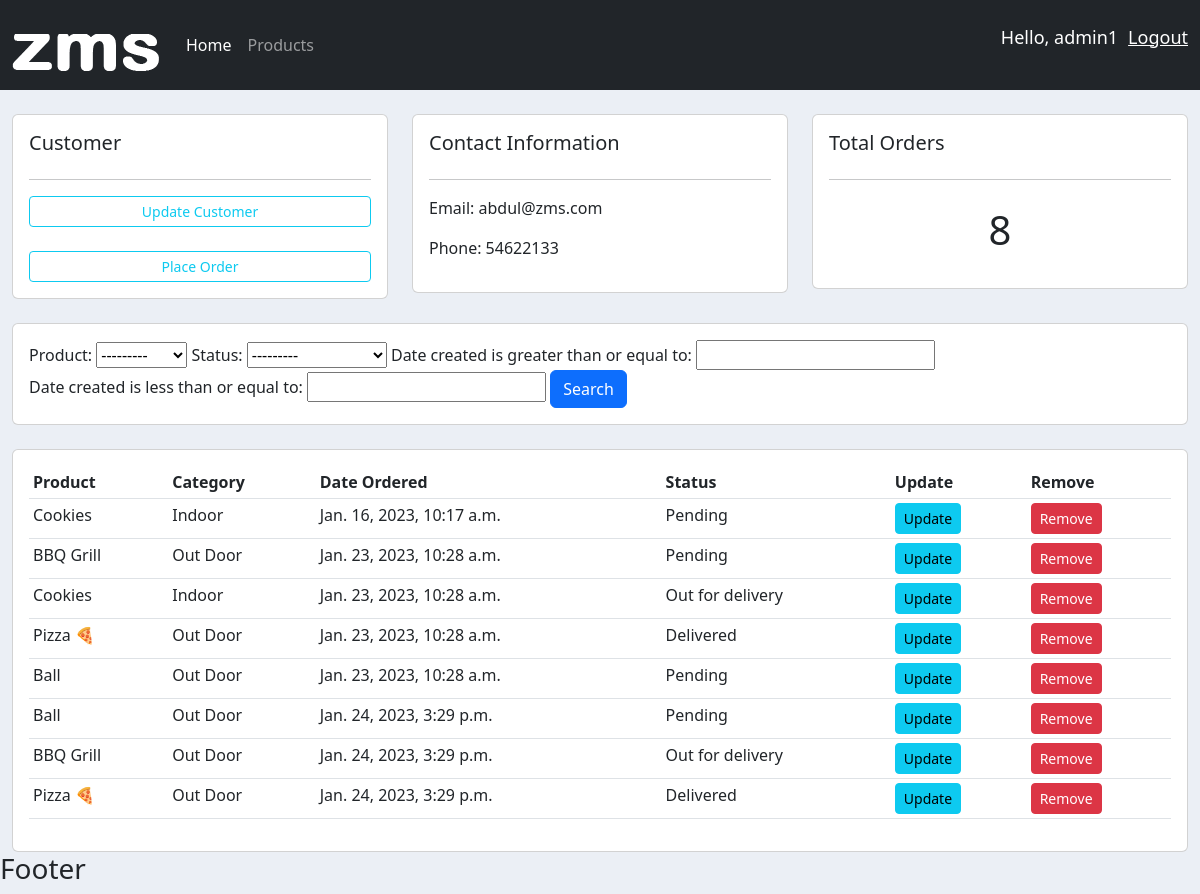
/customer/1/ (signed in), run on the app's committed database.
### accounts/models.py (models this page shows, shortened)
class Customer(models.Model):
    user = models.OneToOneField(User, blank=True,  null=True, on_delete=models.CASCADE)
    name = models.CharField(max_length=200, null=True)
    phone = models.CharField(max_length=200, null=True)
    profile_pic = models.ImageField(default='logo.png', null=True, blank=True)
    email = models.CharField(max_length=200, null=True)
    date_created = models.DateTimeField(auto_now=True)

class Order(models.Model):
    STATUS = (
        ('Pending', 'Pending'),
        ('Out for delivery', 'Out for delivery'),
        ('Delivered', 'Delivered'),
    )
    customer = models.ForeignKey(Customer, null=True, on_delete=models.CASCADE)
    product = models.ForeignKey(Product, null=True, on_delete=models.CASCADE)
    status = models.CharField(max_length=200, null=True, choices=STATUS)
    date_created = models.DateTimeField(auto_now=True)

class Product(models.Model):
    CATEGORY = (
        ('Indoor', 'Indoor'),
        ('Out Door', 'Out Door'),
    )
    name = models.CharField(max_length=200, null=True)
    price = models.FloatField()
    category = models.CharField(max_length=200, null=True, choices=CATEGORY)
    description = models.TextField()
    date_created =  models.DateTimeField(auto_now=True)
    tags = models.ManyToManyField(Tag)
    def __str__(self):
        return self.name

### accounts/decorators.py (the view)
        def wrapper_func(request, *args, **kwargs):
            group = None
            if request.user.groups.exists():
                group = request.user.groups.all()[0].name
            if group in allowed_roles:
                return view_func(request, *args, **kwargs)
            else:
                return HttpResponse("You are not authorized to view")

### accounts/views.py (called while the page is built)
@login_required(login_url="login")
@allowed_users(allowed_roles=['admin'])
def customer(request, customerId):
    customer = Customer.objects.get(id=customerId)
    orders = customer.order_set.all()
    orders_count = orders.count()
    myFilter = OrderFilter(request.GET, queryset=orders)
    orders = myFilter.qs
    context =  {"customer": customer, "orders":orders, "orders_count":orders_count , "myFilter": myFilter}
    return render(request, 'accounts/customer.html', context)

### accounts/templates/accounts/customer.html
{% extends 'accounts/base.html' %}
{% block content %}
<br>
<div class="row">
    <div class="col-md">
        <div class="card card-body">
            <h5>Customer</h5>
            <hr>
            <a class="btn btn-outline-info btn-sm btn-block" href="">
                Update Customer</a><br>
            <a class="btn btn-outline-info btn-sm btn-block" href="{% url 'create_order' customer.id  %}">
                Place Order</a>
        </div>
    </div>
    <div class="col-md">
        <div class="card card-body">
            <h5>Contact Information</h5>
            <hr>
            <p>Email: {{ customer.email }}</p>
            <p>Phone: {{ customer.phone }}</p>
        </div>
    </div>
    <div class="col-md">
        <div class="card card-body">
            <h5>Total Orders</h5>
            <hr>
            <h1 style="text-align: center; padding:10px ;">{{ orders_count }}</h1>
        </div>
    </div>
</div>
<br>
<div class="row">
    <div class="col">
        <div class="card card-body">
            <form action="">
                {{ myFilter.form }}
                <button class="btn btn-primary" type="submit"> Search</button>
            </form>
        </div>
    </div>
</div>
<br>
<div class="row">
    <div class="col-md">
        <div class="card card-body">
            <table class="table table-sm">
                <tr>
                    <th>Product</th>
                    <th>Category</th>
                    <th>Date Ordered</th>
                    <th>Status</th>
                    <th>Update</th>
                    <th>Remove</th>
                </tr>
                {% for order in orders %}
                <tr>
                    <td>{{ order.product }}</td>
                    <td>{{ order.product.category }}</td>
                    <td>{{ order.date_created }}</td>
                    <td>{{ order.status }}</td>
                    <td> <a href="{% url 'update_order' order.id %}" class="btn btn-sm btn-info">Update</a></td>
                    <td> <a href="{% url 'delete_order' order.id %}" class="btn btn-sm btn-danger" >Remove</a></td>
                </tr>
                {% endfor %}
            </table>
        </div>
    </div>
</div>
{% endblock %}

### accounts/templates/accounts/navbar.html (shortened to what this page needs)
{% load static %}
<nav class="navbar navbar-expand-lg navbar-dark bg-dark -3">
    <div class="container-fluid">
      <img src="{% static 'images/logo.png' %}" alt="logo">
      <div class="collapse navbar-collapse p-3" id="navbarNav">
        <ul class="navbar-nav">
          {% if request.user.is_staff %}
          <li class="nav-item">
            <a class="nav-link active" aria-current="page" href="{% url 'home' %}">Home</a>
          </li>
          <li class="nav-item">
            <a class="nav-link" href="{% url 'products' %}">Products</a>
          </li>
          {% else %}
          <li class="nav-item">
            <a class="nav-link" href="{% url 'account' %}">Settings</a>
          </li>
          {% endif %}
        </ul>
      </div>
          <p class="user_info" > Hello, {{  request.user }} </p>
          <p> <a class="user_info"  href="{% url 'logout' %}">Logout </a> </p>
    </div>
  </nav>

### accounts/static/css/main.css (style rules this page uses)
body { background-color: #ebeff5; }

### accounts/templates/accounts/navbar.html (style rules this page uses)
.user_info { color:white; font-size:18px; margin-left: 10px; text-decoratio: none; }

### data on the page
Customer: email "abdul@zms.com", phone "54622133"
Order: product "Cookies", product.category "Indoor", date_created "Jan. 16, 2023, 10:17 a.m.", status "Pending"
Order: product "BBQ Grill", product.category "Out Door", date_created "Jan. 23, 2023, 10:28 a.m.", status "Pending"
Order: product "Cookies", product.category "Indoor", date_created "Jan. 23, 2023, 10:28 a.m.", status "Out for delivery"
Order: product "Pizza 🍕", product.category "Out Door", date_created "Jan. 23, 2023, 10:28 a.m.", status "Delivered"
Order: product "Ball", product.category "Out Door", date_created "Jan. 23, 2023, 10:28 a.m.", status "Pending"
Order: product "Ball", product.category "Out Door", date_created "Jan. 24, 2023, 3:29 p.m.", status "Pending"
Order: product "BBQ Grill", product.category "Out Door", date_created "Jan. 24, 2023, 3:29 p.m.", status "Out for delivery"
Order: product "Pizza 🍕", product.category "Out Door", date_created "Jan. 24, 2023, 3:29 p.m.", status "Delivered"

### other printed values
{{ request.user }} "admin1"
{{ orders_count }} "8"
